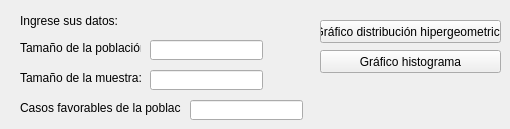
      <widget class="QWidget" name="tab_12">
       <attribute name="title">
        <string>Hipergeometrica</string>
       </attribute>
       <widget class="QLabel" name="label_9">
        <property name="geometry">
         <rect>
          <x>20</x>
          <y>10</y>
          <width>161</width>
          <height>21</height>
         </rect>
        </property>
        <property name="text">
         <string>Ingrese sus datos:</string>
        </property>
       </widget>
       <widget class="QLabel" name="label_18">
        <property name="geometry">
         <rect>
          <x>20</x>
          <y>40</y>
          <width>121</width>
          <height>16</height>
         </rect>
        </property>
        <property name="text">
         <string>Tamaño de la población:</string>
        </property>
       </widget>
       <widget class="QLabel" name="label_19">
        <property name="geometry">
         <rect>
          <x>20</x>
          <y>70</y>
          <width>121</width>
          <height>16</height>
         </rect>
        </property>
        <property name="text">
         <string>Tamaño de la muestra:</string>
        </property>
       </widget>
       <widget class="QLabel" name="label_20">
        <property name="geometry">
         <rect>
          <x>20</x>
          <y>100</y>
          <width>161</width>
          <height>16</height>
         </rect>
        </property>
        <property name="text">
         <string>Casos favorables de la población:</string>
        </property>
       </widget>
       <widget class="QLineEdit" name="hipp">
        <property name="geometry">
         <rect>
          <x>150</x>
          <y>40</y>
          <width>113</width>
          <height>20</height>
         </rect>
        </property>
       </widget>
       <widget class="QLineEdit" name="hipm">
        <property name="geometry">
         <rect>
          <x>150</x>
          <y>70</y>
          <width>113</width>
          <height>20</height>
         </rect>
        </property>
       </widget>
       <widget class="QLineEdit" name="hipc">
        <property name="geometry">
         <rect>
          <x>190</x>
          <y>100</y>
          <width>113</width>
          <height>20</height>
         </rect>
        </property>
       </widget>
       <widget class="QPushButton" name="diship">
        <property name="geometry">
         <rect>
          <x>320</x>
          <y>20</y>
          <width>181</width>
          <height>23</height>
         </rect>
        </property>
        <property name="text">
         <string>Gráfico distribución hipergeometrica</string>
        </property>
       </widget>
       <widget class="QPushButton" name="histhip">
        <property name="geometry">
         <rect>
          <x>320</x>
          <y>50</y>
          <width>181</width>
          <height>23</height>
         </rect>
        </property>
        <property name="text">
         <string>Gráfico histograma</string>
        </property>
       </widget>
      </widget>
